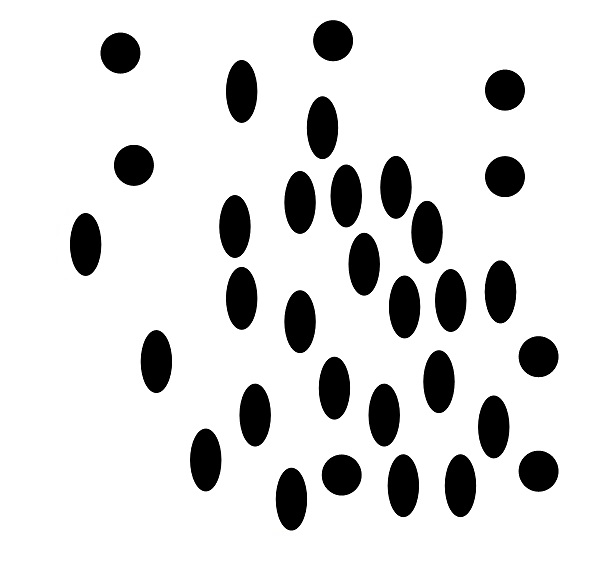
#> input picture img_in/test1.jpg, 603 x 562 px; its folder holds only this picture in this run
$ jupyter execute blob_detector.ipynb
#> lines starting #> are read from the running program, lines starting #| are printed output that depends on the picture; after the words box and inside, x2 and y2 are one past the last pixel; in counts of white or black regions, pixels touching at a corner belong together; long printed decimals are rounded
[cell 1]
import numpy as np
import matplotlib.pyplot as plt
import os
from skimage.segmentation import clear_border
from skimage.filters import try_all_threshold, threshold_otsu, threshold_li, threshold_yen
from skimage.color import label2rgb
from skimage import measure
import pandas as pd

[cell 2]
def plot_results(image, threshold, name, show_plots=True, save_plots=False):
    # Remove spheroids that are touching the image boarders
    clear_image = clear_border(image > threshold)

    # Find interconnected pixels that form a spheroid
    label_image = measure.label(clear_image)
    label_image_rgb = label2rgb(label_image)

    # Plotting
    if show_plots:
        plt.figure(figsize=(16,4), dpi=300)
        plt.subplot(131)
        plt.imshow(image, cmap='jet')
        plt.title(name)

        plt.subplot(132)
        bins = 50
        hist = np.histogram(image.flatten(), bins=bins, range=(0,255))
        plt.bar(hist[1][1:]-255/bins/2, hist[0], width=4)
        plt.yscale('log')
        ticks=np.arange(0,255,20)
        plt.xticks(ticks=ticks, labels=ticks)
        plt.plot([threshold, threshold], [0,hist[0].max()*0.9], c='r', label='Threhshold = {:3d}'.format(threshold))
        plt.title('Intensity histogram for threshold adjustment')
        plt.legend()

        plt.subplot(133)
        plt.imshow(label_image_rgb)
        plt.title('Segmented spheroids by color')
        if save_plots:
            plt.savefig(path_out+name)
        plt.show()

    return label_image

def calculate_area(label_image, name, min_diameter=10):
    # Calculate spheroid size
    props = measure.regionprops_table(label_image, image, properties=['label', 'equivalent_diameter', 'area'])
    df = pd.DataFrame(props)
    df = df[df['equivalent_diameter']>min_diameter].reset_index()
    df['index'] = name
    df['label'] = np.arange(df.shape[0]) + 1

    print('Found number of blobs: ', df.shape[0], '\n')
    return df

# Load images

[cell 3]
# Provide path for the folder with jpg images
path = 'img_in/'
path_out = 'img_out/'
if not os.path.exists(path_out):
    os.makedirs(path_out)

file_names = [x for x in os.listdir(path) if x.endswith('.jpg')]
df_all = pd.DataFrame()

# Load images
images = []
for file_name in file_names:
    image = 255-plt.imread(path+file_name)[:,:,0] # reverse intensity and select only 1st intensity channel from jpg
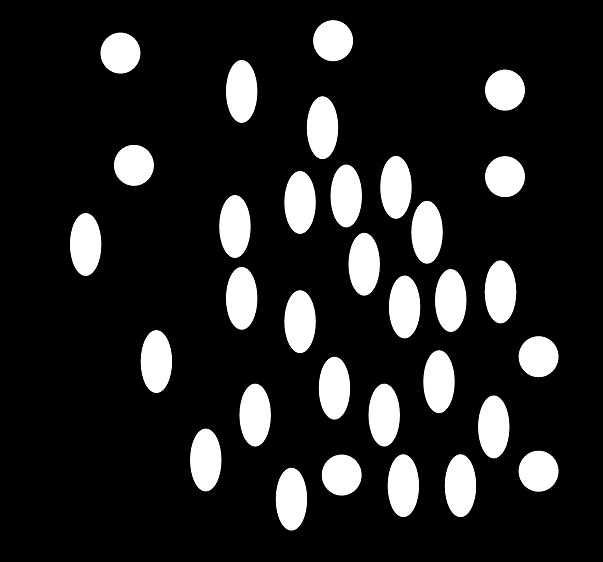
#> image: shape (562, 603); min 0, max 255, mean 35.7
    images.append(image)
plt.show()

# Analyze images individually

[cell 4]
image_number = 0
image = images[image_number]
# Automated threshould calculation
# Cross-entopy thresholding, usually the best for background identification
threshold_auto = np.round(threshold_li(image, initial_guess=30)).astype('int')
#> threshold_auto = 31
print('Threshold Li: ', threshold_auto)
#| Threshold Li:  31

# Manualy selected threshold based on image analysis results (histogram and segmented spheroid)
# or when it needs to be fixed to keep experimenal results comparable
# assuming the camera settings are the same
threshold_manual = 25

# Investigate images and if happy - proceed next or adjust the threshold
label_image = plot_results(image, threshold = threshold_manual, name=file_names[image_number], show_plots=True)
#> in plot_results, `clear_image = clear_border(image > threshold)`:
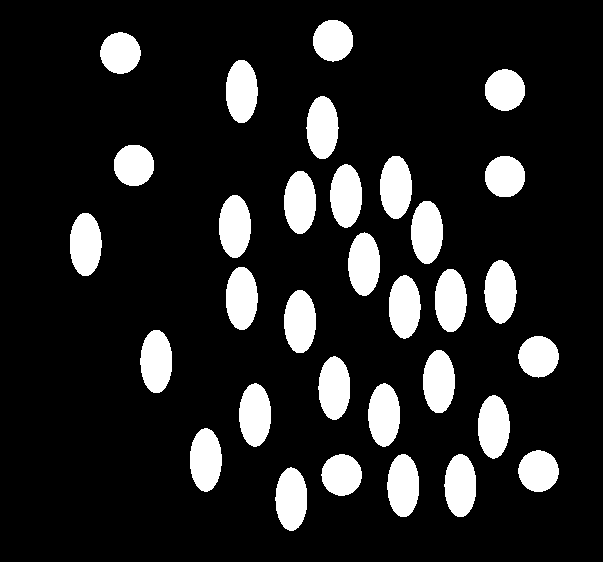
#> clear_image: shape (562, 603) bool; 14.4% white; 32 white regions, largest, box (x1, y1, x2, y2) and area: (484, 260, 517, 324) 1600, (435, 269, 467, 332) 1597, (239, 383, 271, 447) 1597
#> in plot_results, `label_image = measure.label(clear_image)`:
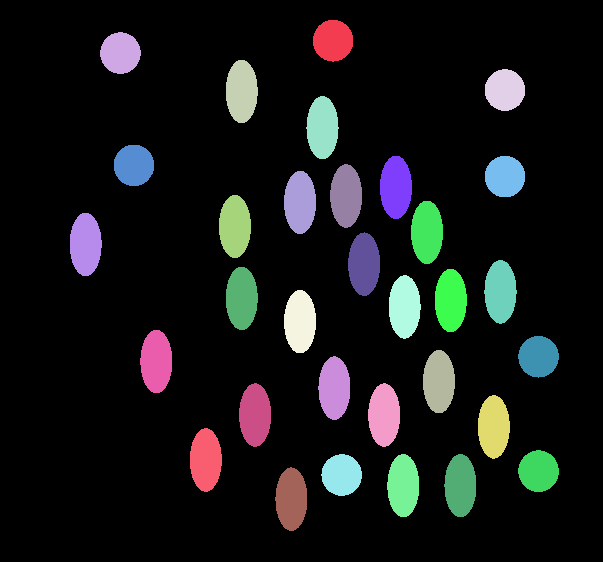
#> label_image: shape (562, 603) int32; 33 distinct labels, from 0 to 32; one colour per label, 0 black
#> in plot_results, `label_image_rgb = label2rgb(label_image)`:
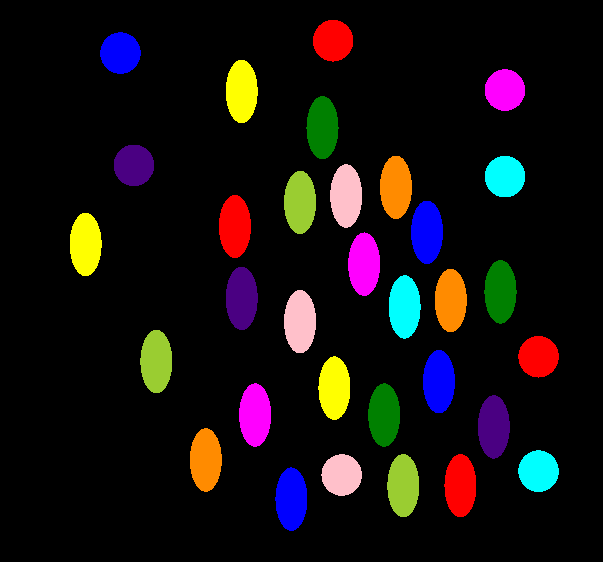
#> label_image_rgb: shape (562, 603, 3) float64; mean R, G, B 0.0844, 0.0627, 0.0639
#> in plot_results, `plt.show()`:
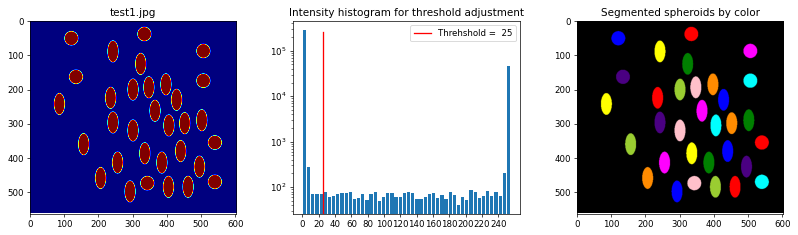
#> figure drawn by matplotlib, 3 panels; panel 2: tallest bar 289634 high, from x = 0.55 to 4.55

[cell 5]
# Calculate area of the blobs
# and exclude false blobs that are too small (noise)
df_tmp = calculate_area(label_image, name=file_names[image_number], min_diameter=40)
#> in calculate_area, `props = measure.regionprops_table(label_image, image, properties=['lab..`: props = 3 items
#> in calculate_area, `df = pd.DataFrame(props)`: df = table of 32 rows and 3 columns
#> in calculate_area, `df = df[df['equivalent_diameter']>min_diameter].reset_index()`: df = table of 32 rows and 4 columns
#| Found number of blobs:  32
#> df_tmp = table of 32 rows and 4 columns
df_tmp
#> Out = table of 32 rows and 4 columns

# Merge results

[cell 6]
if df_all.empty:
    df_all = df_tmp
#> df_all = table of 32 rows and 4 columns
else:
    df_all = pd.concat([df_all, df_tmp], ignore_index=True)
df_all
#> Out = table of 32 rows and 4 columns

# Export results

[cell 7]
# Save to Excel
df_all.to_excel("output.xlsx")

# Run through all images

[cell 8]
N_images = len(images)
#> N_images = 1
analyse_images = range(N_images)

for i, image_number in enumerate(analyse_images):
    print('Analysing file: ', file_names[image_number])
    image = images[image_number]
    # Automated threshould calculation
    # Cross-entopy thresholding, usually the best for background identification
    threshold_auto = np.round(threshold_li(image, initial_guess=30)).astype('int')
    print('Threshold Li: ', threshold_auto)

    # Manualy selected threshold based on image analysis results (histogram and segmented spheroid)
    # or when it needs to be fixed to keep experimenal results comparable
    # assuming the camera settings are the same
    threshold_manual = 25

    # Investigate images
    label_image = plot_results(image, threshold = threshold_auto, name=file_names[image_number], show_plots=True, save_plots=True)

    # Calculate area of the blobs
    # and exclude false blobs that are too small (noise)
    df_tmp = calculate_area(label_image, name=file_names[image_number], min_diameter=40)

    if i == 0:
        df_all = df_tmp
    else:
        df_all = pd.concat([df_all, df_tmp], ignore_index=True)
#> this loop made 1 pass
#> (threshold_auto, df_all) on pass 1: (31, table of 32 rows and 4 columns)
#| Threshold Li:  31

print(df_all)
#|         index  label  equivalent_diameter    area
#| 0   test1.jpg      1            40.949  1317.0
#| 1   test1.jpg      2            40.996  1320.0
#| 2   test1.jpg      3            44.980  1589.0
#| 3   test1.jpg      4            40.949  1317.0
#| 4   test1.jpg      5            44.838  1579.0
#| 5   test1.jpg      6            40.934  1316.0
#| 6   test1.jpg      7            44.994  1590.0
#| 7   test1.jpg      8            40.981  1319.0
#| 8   test1.jpg      9            44.994  1590.0

$ run again, on img_in/test2.jpg
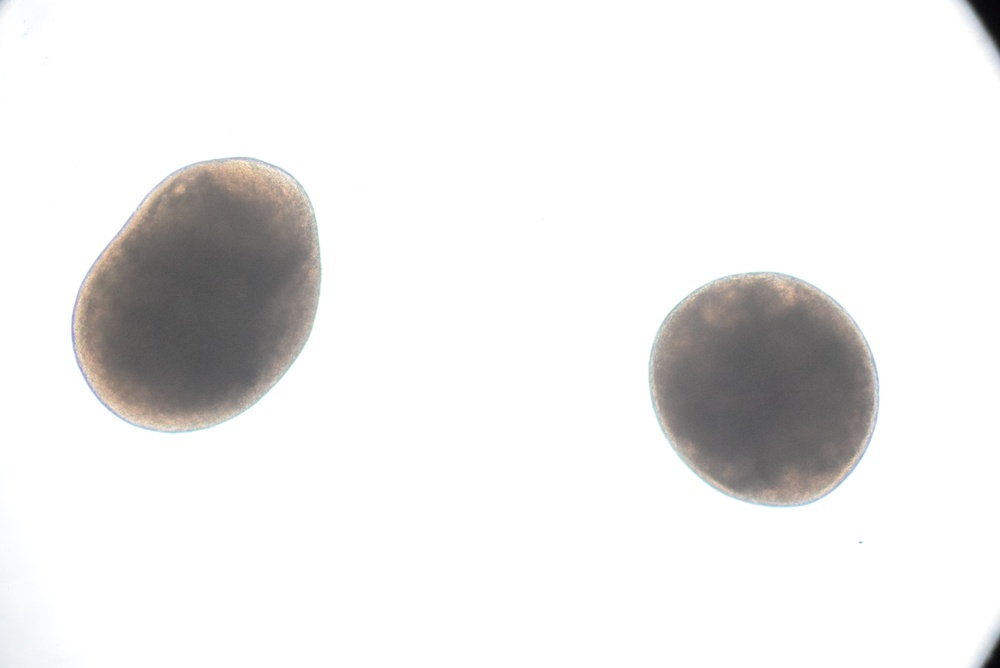
#> input picture img_in/test2.jpg, 1000 x 668 px, shrunk from 2992 x 2000 before the run
#> `threshold_auto = np.round(threshold_li(image, initial_guess=30)).astyp..`: threshold_auto = 19
#| Threshold Li:  19
#> clear_image: shape (668, 1000) bool; 14.2% white; 6 white regions (4 under 20 px), largest, box (x1, y1, x2, y2) and area: (71, 157, 322, 434) 51911, (648, 272, 880, 508) 42816
#> label_image: shape (668, 1000) int32; 7 distinct labels, from 0 to 6
#> in plot_results, `plt.show()`:
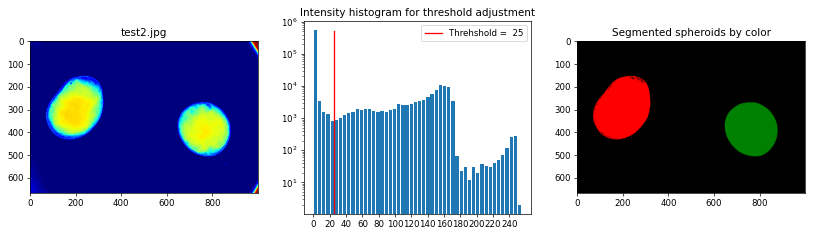
#> figure drawn by matplotlib, 3 panels; panel 2: tallest bar 563561 high, from x = 0.55 to 4.55
#> props = {'label': [1, 2, 3, 4, 5, 6], 'equivalent_diameter': [257.1, 1.13, 1.13, 1.6, 233.5, 3.91], 'area': [51911, 1, 1, 2, 42816, 12]}
#> in calculate_area, `df = pd.DataFrame(props)`: df = table of 6 rows and 3 columns
#> in calculate_area, `df = df[df['equivalent_diameter']>min_diameter].reset_index()`: df = table of 2 rows and 4 columns
#| Found number of blobs:  2
#> N_images = 1
#> the loop `for i, image_number in enumerate(analyse_images):` made 1 pass
#> (threshold_auto, df_all) on pass 1: (19, table of 2 rows and 4 columns)
#> (printed output is left out)
#> pass 1, in plot_results (call 2), `label_image_rgb = label2rgb(label_image)`:
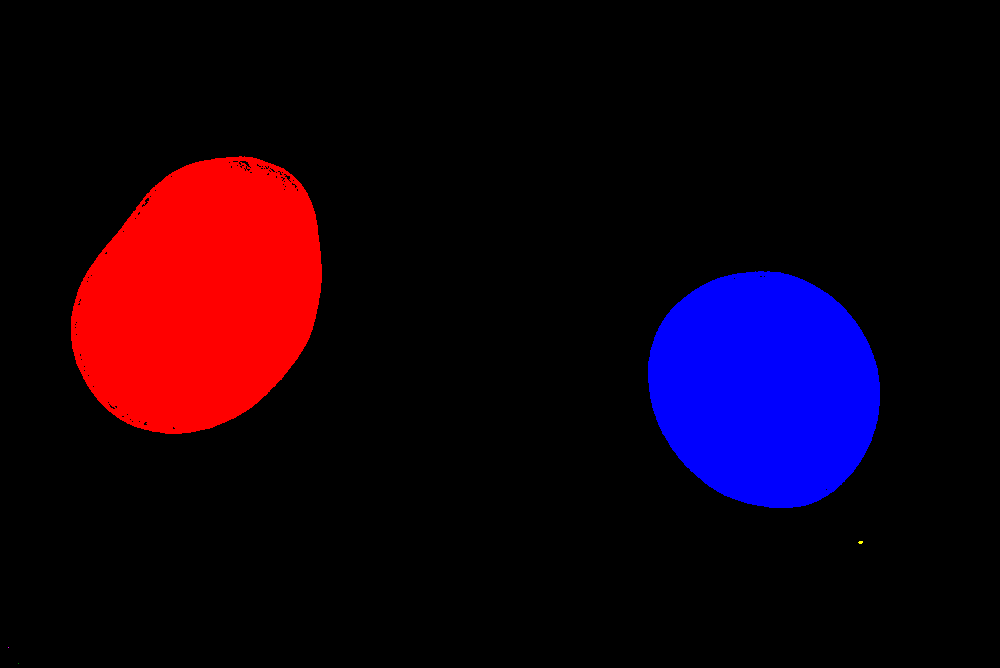
#> label_image_rgb: shape (668, 1000, 3) float64; mean R, G, B 0.0784, 1.87e-05, 0.0643
#|        index  label  equivalent_diameter     area
#| 0  test2.jpg      1           258.229  52372.0
#| 1  test2.jpg      2           233.931  42980.0

$ run again, on img_in/test3.jpg
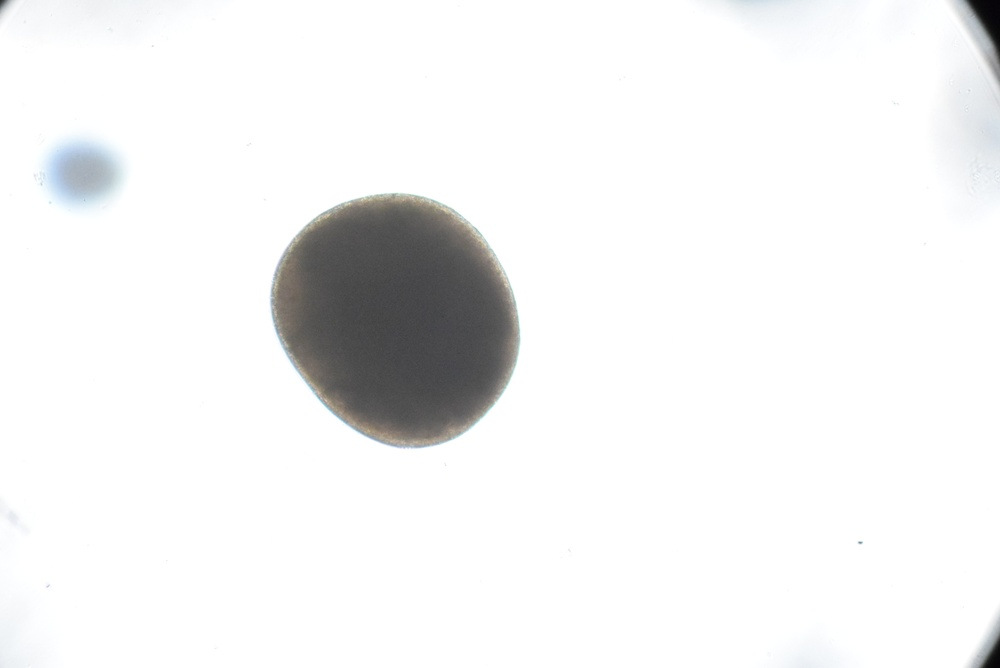
#> input picture img_in/test3.jpg, 1000 x 668 px, shrunk from 2992 x 2000 before the run
#> `threshold_auto = np.round(threshold_li(image, initial_guess=30)).astyp..`: threshold_auto = 26
#| Threshold Li:  26
#> in plot_results, `clear_image = clear_border(image > threshold)`:
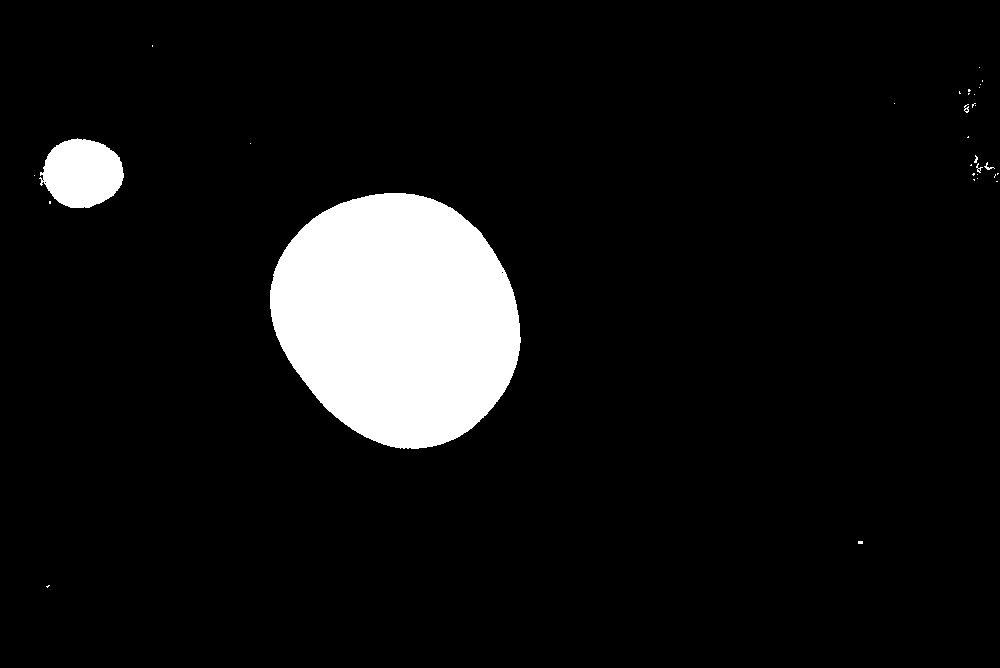
#> clear_image: shape (668, 1000) bool; 8% white; 32 white regions (27 under 20 px), largest, box (x1, y1, x2, y2) and area: (270, 193, 521, 449) 48846, (39, 138, 124, 208) 4398, (984, 162, 995, 170) 27, (964, 104, 969, 113) 25, (976, 163, 983, 173) 24
#> label_image: shape (668, 1000) int32; 33 distinct labels, from 0 to 32
#> in plot_results, `plt.show()`:
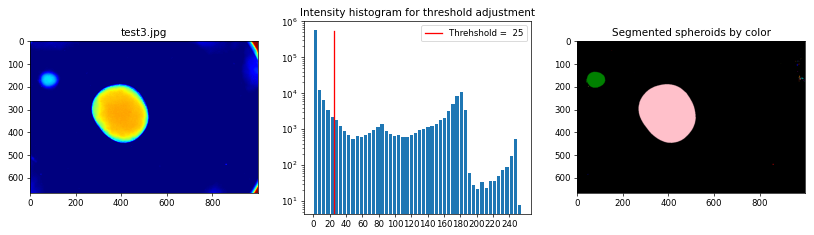
#> figure drawn by matplotlib, 3 panels; panel 2: tallest bar 584084 high, from x = 0.55 to 4.55
#> props = 3 items
#> in calculate_area, `df = pd.DataFrame(props)`: df = table of 32 rows and 3 columns
#> in calculate_area, `df = df[df['equivalent_diameter']>min_diameter].reset_index()`: df = table of 2 rows and 4 columns
#| Found number of blobs:  2
#> N_images = 1
#> the loop `for i, image_number in enumerate(analyse_images):` made 1 pass
#> (threshold_auto, df_all) on pass 1: (26, table of 2 rows and 4 columns)
#> (printed output is left out)
#|        index  label  equivalent_diameter     area
#| 0  test3.jpg      1            74.208   4325.0
#| 1  test3.jpg      2           249.341  48829.0

$ run again, on img_in/test4.jpg
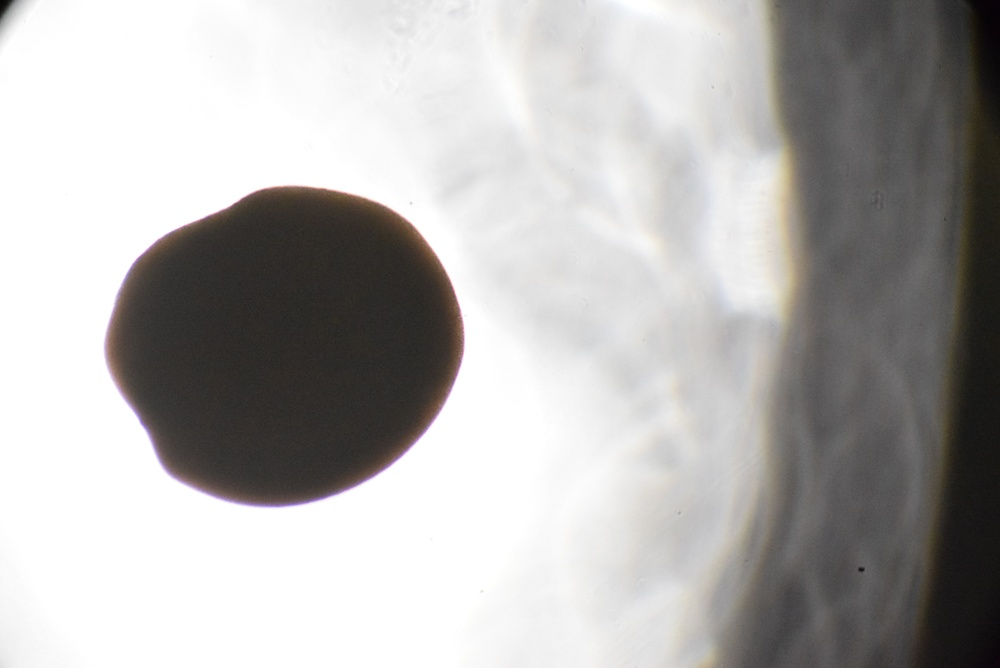
#> input picture img_in/test4.jpg, 1000 x 668 px, shrunk from 2992 x 2000 before the run
#> `threshold_auto = np.round(threshold_li(image, initial_guess=30)).astyp..`: threshold_auto = 63
#| Threshold Li:  63
#> clear_image: shape (668, 1000) bool; 13.7% white; 88 white regions (79 under 20 px), largest, box (x1, y1, x2, y2) and area: (104, 186, 465, 508) 88220, (442, 130, 535, 199) 2687, (502, 1, 518, 30) 184
#> label_image: shape (668, 1000) int32; 89 distinct labels, from 0 to 88
#> in plot_results, `plt.show()`:
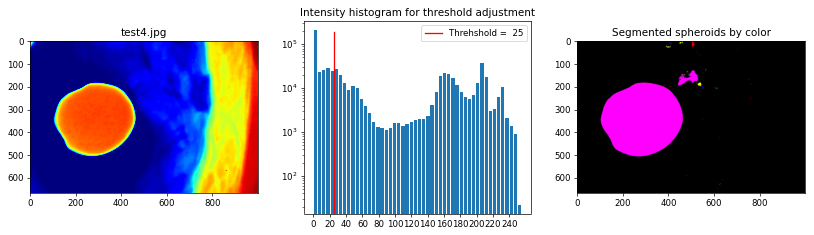
#> figure drawn by matplotlib, 3 panels; panel 2: tallest bar 214314 high, from x = 0.55 to 4.55
#> props = 3 items
#> in calculate_area, `df = pd.DataFrame(props)`: df = table of 88 rows and 3 columns
#> in calculate_area, `df = df[df['equivalent_diameter']>min_diameter].reset_index()`: df = table of 2 rows and 4 columns
#| Found number of blobs:  2
#> N_images = 1
#> the loop `for i, image_number in enumerate(analyse_images):` made 1 pass
#> (threshold_auto, df_all) on pass 1: (63, table of 1 rows and 4 columns)
#> (printed output is left out)
#> pass 1, in plot_results (call 2), `label_image = measure.label(clear_image)`:
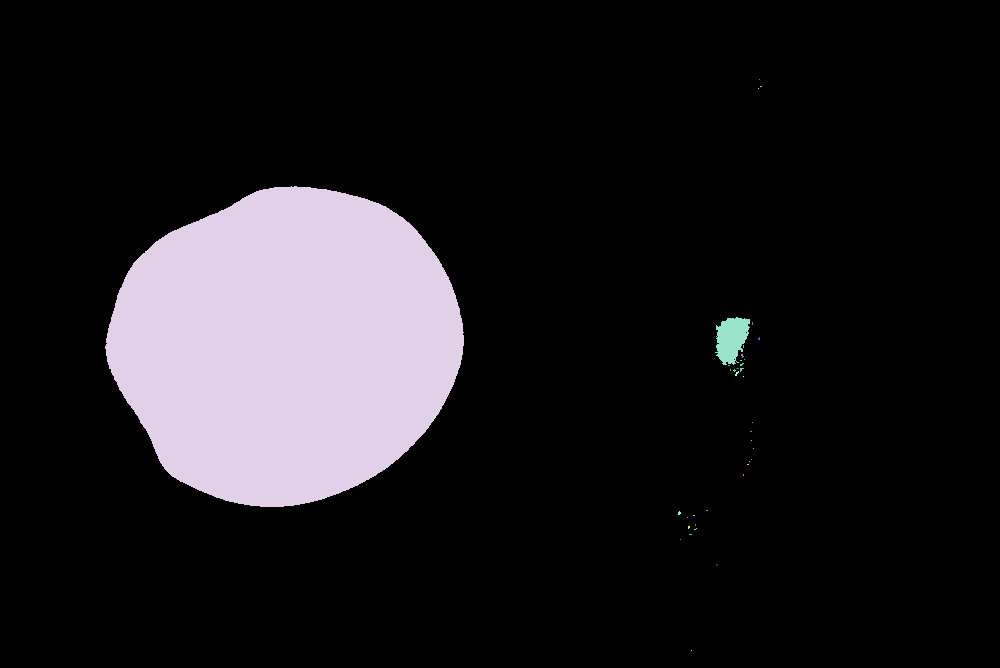
#> label_image: shape (668, 1000) int32; 39 distinct labels, from 0 to 38; one colour per label, 0 black
#|        index  label  equivalent_diameter     area
#| 0  test4.jpg      1            333.321  87260.0
